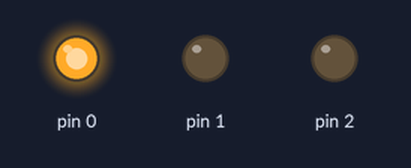
The sketch below on a simulated Arduino Uno, built with avr-gcc and run on an emulated ATmega328P. Shown: output pins drawn as LEDs (lit = HIGH).

Above: at 0.2 s.
At 1.2 s:
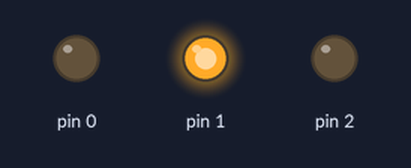
At 2.2 s:
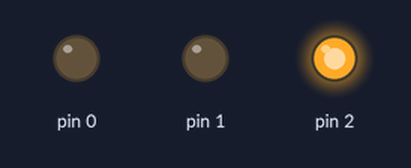
At 5.7 s:
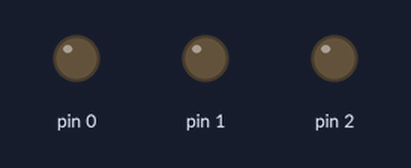
Timing chart, 0 to 6.9 s (numbered marks = the images above):
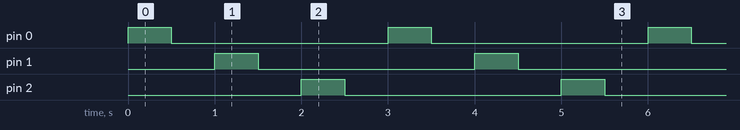

The sketch:

BlinkLED0_2.ino
```cpp
//BlinkLED0_2.ino
// Target MCU: ATTiny13

#define DURATION 500
void setup()
{
  byte i;
  for (i=0; i<3; i++)
    pinMode(i,OUTPUT);
}

void loop()
{
  byte i;
  for (i=0; i<3; i++)
  {
    digitalWrite(i, HIGH);
    delay(DURATION);
    digitalWrite(i, LOW);
    delay(DURATION);
  }
}
```

Measured:
- by itself, pin 0–2: alternates HIGH for 0.50 s and LOW for 2.5 s
- by itself, everything shown: repeats every 3.0 s, in 6 steps
